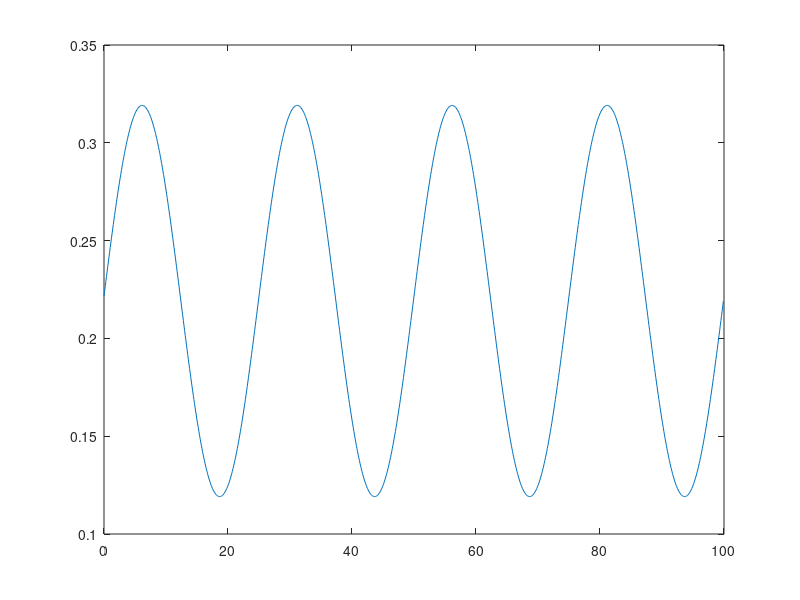

MATLAB code for this plot: (Note: this script raises an error after producing the figure.)
%Set up 

%model (As in Gandhi et al)
D = 10; %Seed dispersal rate - Something funky going on here
L = 4; %Evap Rate
M = 1.8; %Mortality Rate
J = 0.003; %Water Use Efficiency
V = 63; %Advection Rate
R = 100; %Transpiration Rate
P = 241; %Precip rate (in 240<P<272 range for pattern formation

%Finite difference parameters
tmax = 5000; %number of timesteps to run
xmax = 1000; %number of gridpoints in space
dt = 0.01; %Timestep size
dx = 0.1; %Grid resolution
xax = linspace(0,(xmax-1)*dx,xmax);
domlength = xmax*dx;

%Preallocating size of W,B
W = zeros(tmax,xmax);
B=W;
Bsum = B(:,1);

% %DBCs
% Wx0 = 0; 
% Bx0 = 0.5; 

%ICs (perturbations about equilibrium
Beq = 0.5*(P*J/M + sqrt((P*J/M)^2-4*L/R)); 
Weq = M/(J*R*Beq);

    %Impulse ICs
%     W(1,1) = 2;
%     B(1,1) = 2;

for j = 1:xmax

%         %Uniform Noisy ICs
%         B(1,j) = 0.3 + (0.3*rand-0.15); % Initial vegetation density
%         W(1,j) = 0.3 + (0.3*rand-0.15); % Initial water concentration

%             Periodic ICs
            
             B(1,j) = Beq + 0.1*(sin(2*pi*4*j/xmax)); % Initial vegetation density
             W(1,j) = Weq + 0.1*(sin(2*pi*4*j/xmax)); % Initial water concentration

%             B(1,j) = Beq + 0.01*(rand(1)-1/2); % Initial vegetation density
%             W(1,j) = Weq + 0.01*(rand(1)-1/2); % Initial water concentration
            

%         %Step ICs
%         if j<xmax/2
%             B(1,j) = 0.3;
%             W(1,j) = 0.3;
%         else
%             B(1,j) = 0.45;
%             W(1,j) = 0.45;
%         end

end

%Keeping note of total biomass
Bsum(1) = sum(B(1,:))/xmax;

    figure(1)
    clf
    fig1 = gca;
    xlabel('Position [m]')
    ylabel('Biomass Density [kg/m^{2}]')
    pl1 = plot(fig1,xax,B(1,:));
    
    %ylim([0 2])
    drawnow

%Initialise the matrices

lambda = dt*V/dx;
mu = D*dt/(dx^2);

lambdaMat = diag(repmat(1+lambda,xmax,1)) + diag(repmat(-lambda,xmax-1,1),1);
lambdaMat(xmax,1) = -lambda;
lambdaMatInv = lambdaMat^-1;

muMat = diag(repmat(1+2*mu,xmax,1)) + diag(repmat(-mu,xmax-1,1),1) + diag(repmat(-mu,xmax-1,1),-1);
muMat(xmax,1) = -mu;
muMat(1,xmax) = -mu;
muMatInv = muMat^-1;


for i = 2:tmax
    %P = 270-i/1000; %linearly decreasing P option
    Wrow = W(i-1,:);
    Brow = B(i-1,:);
    W(i,:) = (lambdaMatInv*(Wrow + dt*(-L*Wrow - R*Wrow.*Brow.^2 + P))')';
    B(i,:) = (muMatInv*(Brow + dt*(J*R*Wrow.*Brow.^2 - M*Brow))')';

if mod(i,100) == 0
    pl1.YData = B(i,:); 
    drawnow
    i
end
Bsum(i) = sum(B(i,:))/xmax;
end

    xlabel('Position [m]')
    ylabel('Biomass Density [kg/m^{2}]')
    title('Wavelike Solution for P = 250mmyr^{-1}')

%Total biomass over time plot, interesting
figure(2)
fig2 = gca;
pl2 = plot(fig2,1:tmax,Bsum);
ylabel('Total Biomass')
xlabel('Time')
title('Total Biomass Over Time')



        
